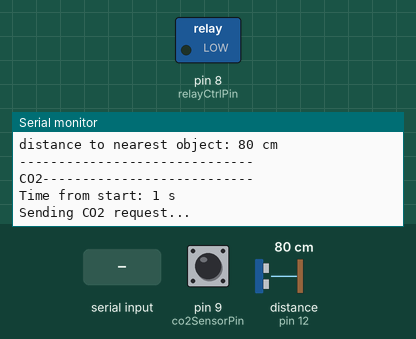
The sketch below on a simulated Arduino Uno, built with avr-gcc and run on an emulated ATmega328P. Shown: switched loads named in the sketch (green lamp = pin HIGH), the last lines printed to the serial monitor. Wiring (inferred from the names in the program): ultrasonic range finder: trigger pin 13; echo pin 12. Inputs (shaded band) come from the test bench; at power-on: pin 9 (co2SensorPin) LOW, distance to the obstacle (sensor on pin 12) 80 cm. The echo pulse lasts 58.3 µs per cm; pins used as bus, display or sensor lines are not drawn.

Above: at 1.2 s.
1.3 s: "1" received over the second serial link
At 3.5 s:
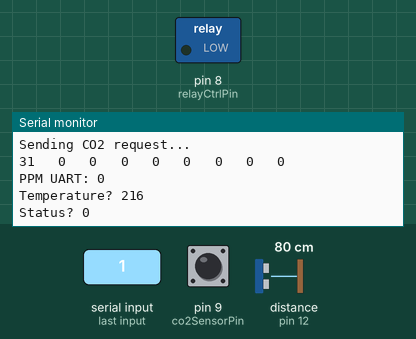
3.8 s: pin 9 (co2SensorPin) pulsed HIGH 2 times (0.12 s each, 0.3 s apart)
At 4.0 s:
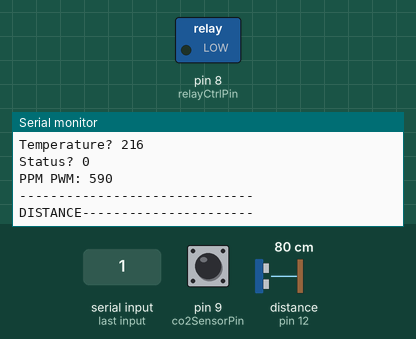

The sketch:

test_code.ino
```cpp
#include <SoftwareSerial.h>
SoftwareSerial co2Serial(6, 7); // define MH-Z19 RX TX
unsigned long startTime = millis();
int co2SensorPin=9;
const unsigned int TRIG_PIN=13;
const unsigned int ECHO_PIN=12;
const unsigned int BAUD_RATE=9600;
int relayCtrlPin = 8;
int dt = 50; //latence en ms
int dtco2 = 50; //duree loop co2
unsigned long getDataTimer = 0;
int j;


//variables a changer__________________________//
int maxDist = 50; //distance maximum en cm
int minDist = 7;  //distance minimum en cm
int vibDuration = 5000; //duree de vibration en ms
//__________________________________________________//


void setup() {

  pinMode(co2SensorPin, INPUT);
  pinMode(TRIG_PIN, OUTPUT);
  pinMode(ECHO_PIN, INPUT);
  pinMode(relayCtrlPin, OUTPUT);
  Serial.begin(BAUD_RATE);
  co2Serial.begin(BAUD_RATE);
}

void loop() {

//ultrasonic sensor data in__________________________//
  digitalWrite(TRIG_PIN, LOW);
  delayMicroseconds(2);
  digitalWrite(TRIG_PIN, HIGH);
  delayMicroseconds(10);
  digitalWrite(TRIG_PIN, LOW);
 const unsigned long duration= pulseIn(ECHO_PIN, HIGH);
 int distance= duration/29/2;
//__________________________________________________//


//relay logic_______________________________________//
if (distance <= maxDist && distance >+ minDist) {
  digitalWrite(relayCtrlPin, HIGH);
  delay(vibDuration);
}
else {
  digitalWrite(relayCtrlPin, LOW);
}
//__________________________________________________//


//ultrasonic data serialprint_______________________//
 if(duration==0){
  Serial.println("DISTANCE----------------------");
   Serial.println("Warning: no pulse from sensor");
   Serial.println("------------------------------");
   Serial.println("");
   }
  else{
  Serial.println("DISTANCE----------------------");;
      Serial.print("distance to nearest object: ");
      Serial.print(distance);
      Serial.println(" cm");
      Serial.println("------------------------------");
      Serial.println("");
  }
//__________________________________________________//


//CO2 sensor data serialprint_______________________//
Serial.println("CO2---------------------------");
  Serial.print("Time from start: ");
  Serial.print((millis() - startTime) / dtco2);
  Serial.println(" s");
  int ppm_uart = readCO2UART();
  int ppm_pwm = readCO2PWM();
  delay(dtco2);
}

int readCO2UART(){
  byte cmd[9] = {0xFF,0x01,0x86,0x00,0x00,0x00,0x00,0x00,0x79};
  byte response[9]; // for answer

  Serial.println("Sending CO2 request...");
  co2Serial.write(cmd, 9); //request PPM CO2

  // clear the buffer
  memset(response, 0, 9);
  int i = 0;
  while (co2Serial.available() == 0) {
//    Serial.print("Waiting for response ");
//    Serial.print(i);
//    Serial.println(" s");
    delay(dtco2);
    i++;
  }
  if (co2Serial.available() > 0) {
      co2Serial.readBytes(response, 9);
  }
  // print out the response in hexa
  for (int i = 0; i < 9; i++) {
    Serial.print(String(response[i], HEX));
    Serial.print("   ");
  }
  Serial.println("");

  // checksum
  byte check = getCheckSum(response);
  if (response[8] != check) {
    Serial.println("Checksum not OK!");
    Serial.print("Received: ");
    Serial.println(response[8]);
    Serial.print("Should be: ");
    Serial.println(check);
  }

  // ppm
  int ppm_uart = 256 * (int)response[2] + response[3];
  Serial.print("PPM UART: ");
  Serial.println(ppm_uart);

  // temp
  byte temp = response[4] - 40;
  Serial.print("Temperature? ");
  Serial.println(temp);

  // status
  byte status = response[5];
  Serial.print("Status? ");
  Serial.println(status);
  if (status == 0x40) {
    Serial.println("Status OK");
  }

  return ppm_uart;
}

byte getCheckSum(char *packet) {
  byte i;
  unsigned char checksum = 0;
  for (i = 1; i < 8; i++) {
    checksum += packet[i];
  }
  checksum = 0xff - checksum;
  checksum += 1;
  return checksum;
}

int readCO2PWM() {
  unsigned long th, tl, ppm_pwm = 0;
  do {
    th = pulseIn(9, HIGH, 1004000) / 1000;
    tl = 1004 - th;
    ppm_pwm = 5000 * (th-2)/(th+tl-4);
  } while (th == 0);
  Serial.print("PPM PWM: ");
  Serial.println(ppm_pwm);
  Serial.println("------------------------------");
  Serial.println("");
  return ppm_pwm;
//__________________________________________________//


delay(dt);

 }
```

Measured:
- after the input at 1.3 s, the serial monitor: prints a new line after 1.0 s (image 1)
- after the input at 3.8 s, the serial monitor: prints a new line after 0.12 s (image 2)
